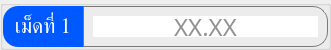
                     <widget class="QGroupBox" name="thickness_val_group_1">
                      <property name="minimumSize">
                       <size>
                        <width>0</width>
                        <height>50</height>
                       </size>
                      </property>
                      <property name="maximumSize">
                       <size>
                        <width>16777215</width>
                        <height>50</height>
                       </size>
                      </property>
                      <property name="styleSheet">
                       <string notr="true">color: rgb(255, 255, 255);</string>
                      </property>
                      <layout class="QHBoxLayout" name="horizontalLayout_13">
                       <property name="spacing">
                        <number>0</number>
                       </property>
                       <property name="leftMargin">
                        <number>0</number>
                       </property>
                       <property name="topMargin">
                        <number>0</number>
                       </property>
                       <property name="rightMargin">
                        <number>0</number>
                       </property>
                       <property name="bottomMargin">
                        <number>0</number>
                       </property>
                       <item>
                        <widget class="QLabel" name="thickness_val_title_1">
                         <property name="minimumSize">
                          <size>
                           <width>80</width>
                           <height>0</height>
                          </size>
                         </property>
                         <property name="font">
                          <font>
                           <family>Kanit</family>
                           <pointsize>16</pointsize>
                           <italic>false</italic>
                           <bold>false</bold>
                           <underline>false</underline>
                           <strikeout>false</strikeout>
                          </font>
                         </property>
                         <property name="styleSheet">
                          <string notr="true">background-color: #0059fe;
border-top-left-radius: 15px;
border-bottom-left-radius: 15px;</string>
                         </property>
                         <property name="text">
                          <string>เม็ดที่ 1</string>
                         </property>
                         <property name="alignment">
                          <set>Qt::AlignmentFlag::AlignCenter</set>
                         </property>
                        </widget>
                       </item>
                       <item>
                        <widget class="QFrame" name="thickness_val_frame_1">
                         <property name="styleSheet">
                          <string notr="true">border: solid;
border-width: 1px;
border-color: rgb(121, 121, 121);
border-top-right-radius: 15px;
border-bottom-right-radius: 15px;</string>
                         </property>
                         <property name="frameShape">
                          <enum>QFrame::Shape::StyledPanel</enum>
                         </property>
                         <property name="frameShadow">
                          <enum>QFrame::Shadow::Raised</enum>
                         </property>
                         <layout class="QHBoxLayout" name="horizontalLayout_14">
                          <item>
                           <widget class="QLineEdit" name="thickness_val_1">
                            <property name="font">
                             <font>
                              <family>Kanit</family>
                              <pointsize>18</pointsize>
                              <fontweight>Medium</fontweight>
                             </font>
                            </property>
                            <property name="styleSheet">
                             <string notr="true">color: rgb(38, 38, 38);
border: none;
border-radius: 0;</string>
                            </property>
                            <property name="inputMethodHints">
                             <set>Qt::InputMethodHint::ImhDigitsOnly</set>
                            </property>
                            <property name="text">
                             <string/>
                            </property>
                            <property name="maxLength">
                             <number>5</number>
                            </property>
                            <property name="alignment">
                             <set>Qt::AlignmentFlag::AlignCenter</set>
                            </property>
                            <property name="placeholderText">
                             <string>XX.XX</string>
                            </property>
                            <property name="clearButtonEnabled">
                             <bool>false</bool>
                            </property>
                           </widget>
                          </item>
                         </layout>
                        </widget>
                       </item>
                      </layout>
                     </widget>
